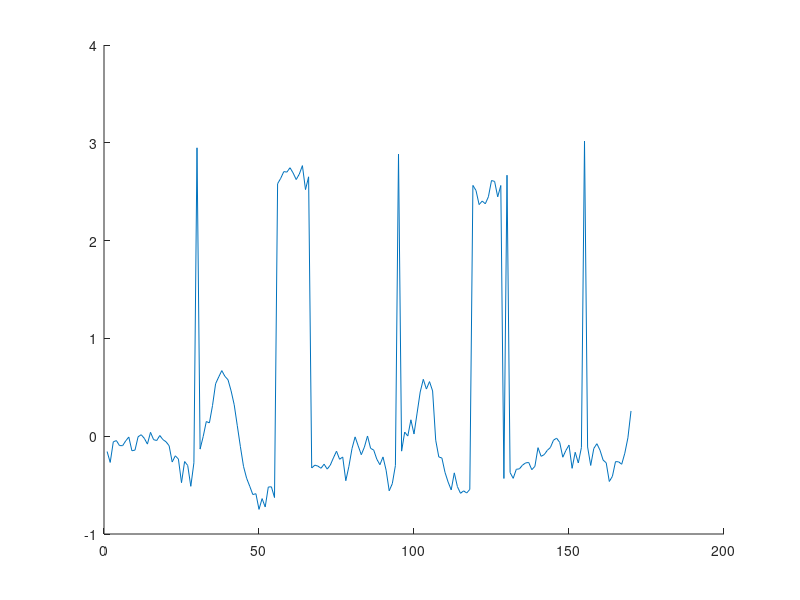

MATLAB code to generate this figure:
function res = validate
    clf;
    hold on;
    load knee2.csv;
    load torso2.csv;
    T = knee2(:, 1);
    kneeX = knee2(:, 2);
    kneeY = knee2(:, 3);
    torsoX = torso2(:, 2);
    torsoY = torso2(:, 3);
    for i = 1:length(T)
        Theta1(i) = atan(torsoY(i)/torsoX(i));
        Theta2(i) = atan((kneeY(i)-torsoY(i))/(kneeX(i)-torsoX(i)));
        Amplitude(i) = Theta2(i)-Theta1(i);
    end
%     plot(Theta1, 'r');
%     plot(Theta2,  'g');
%     plot(Amplitude, 'b');
    plot(Amplitude);
    period = 3.04-0.968;
    disp(period);
end